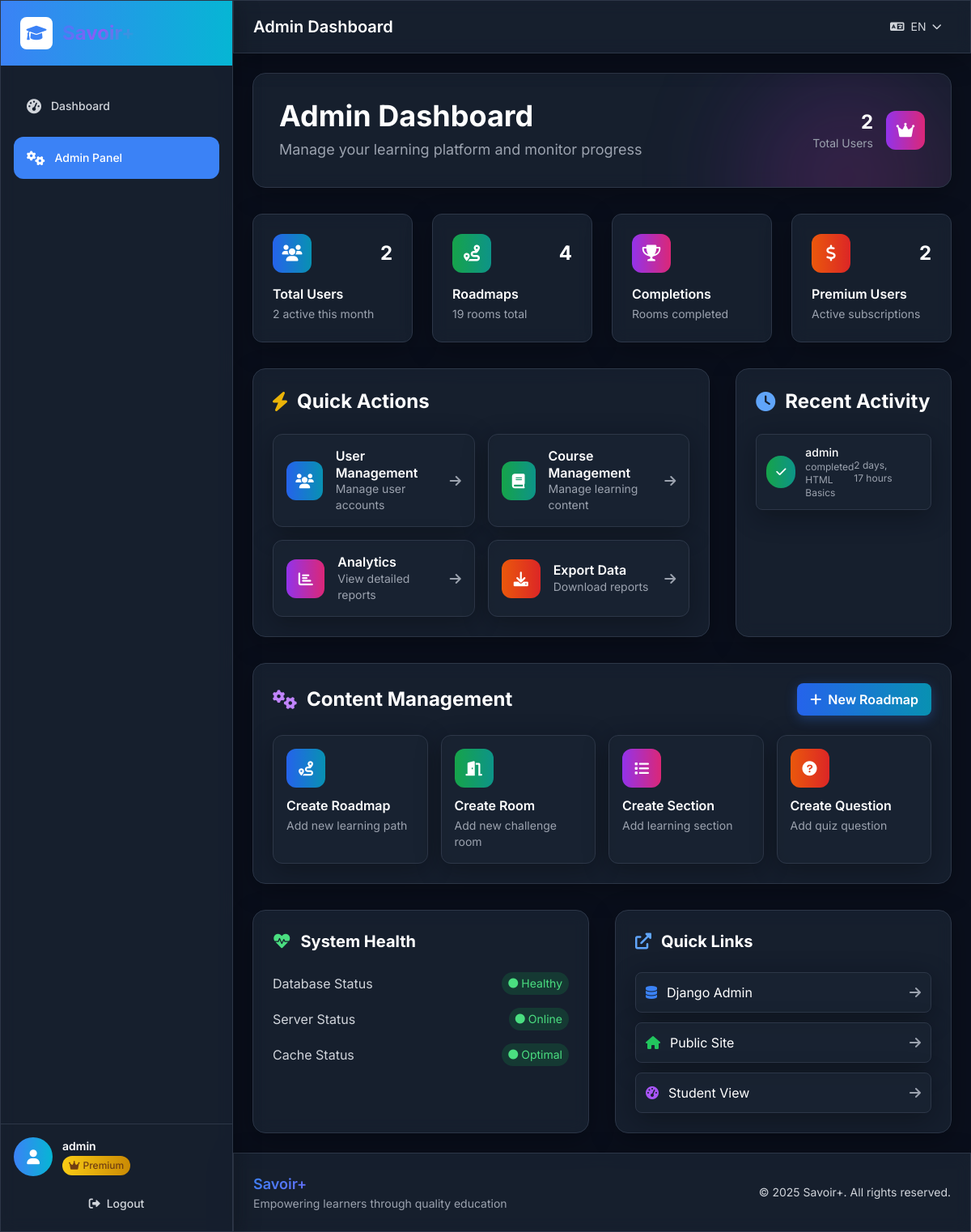
The page /manage/ (signed in) on the database as committed earlier.
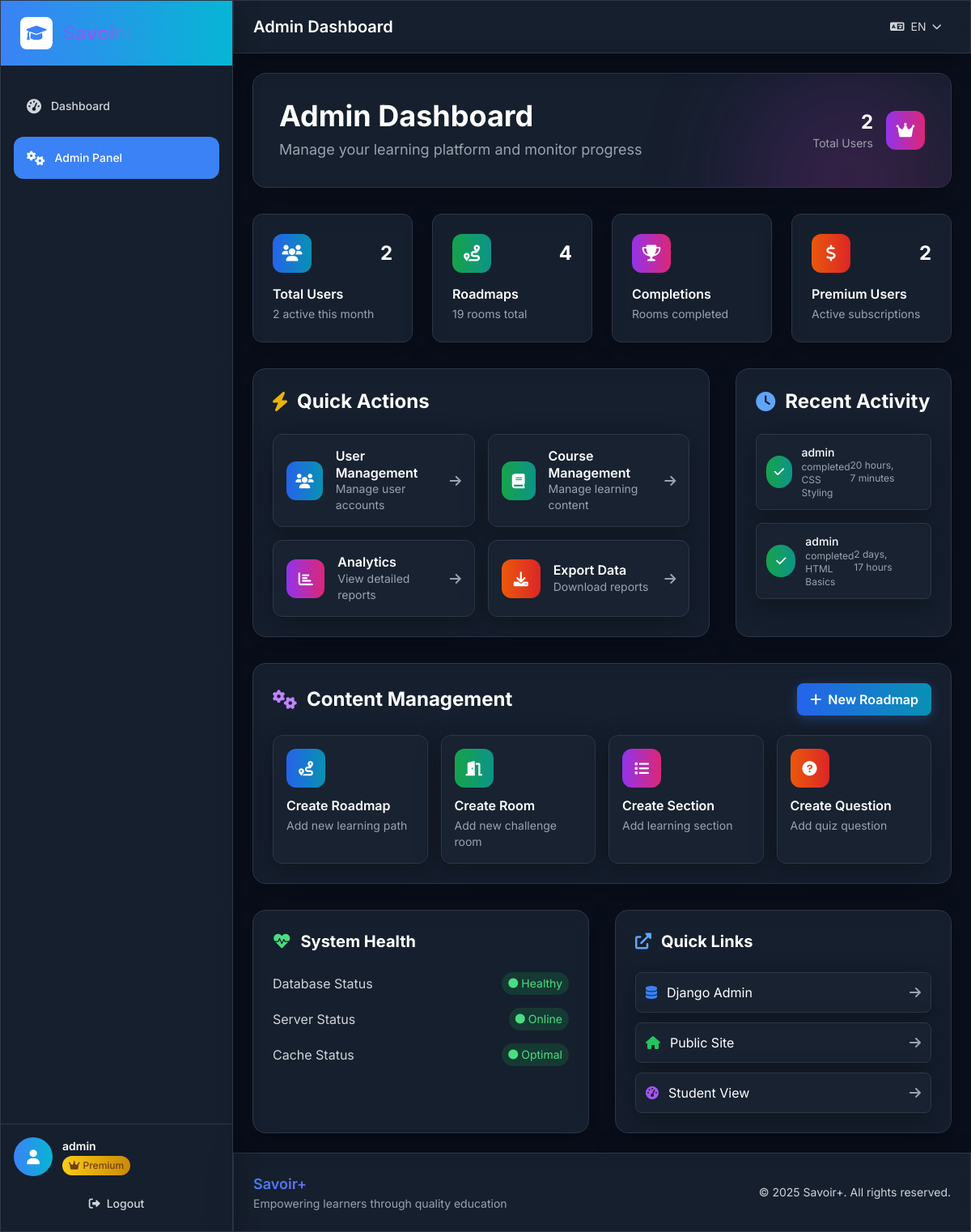
The same page on the database as committed later.
### lms/models.py (models this page shows, shortened)
class RoomCompletion(models.Model):
    user = models.ForeignKey(User, on_delete=models.CASCADE, verbose_name=_('User'))
    room = models.ForeignKey(Room, on_delete=models.CASCADE, verbose_name=_('Room'))
    is_completed = models.BooleanField(default=False, verbose_name=_('Is Completed'))
    completed_at = models.DateTimeField(blank=True, null=True, verbose_name=_('Completed At'))
    final_exam_score = models.FloatField(blank=True, null=True, verbose_name=_('Final Exam Score'))
    certificate = models.ForeignKey('Certificate', on_delete=models.SET_NULL, blank=True, null=True, verbose_name=_('Certificate'))
    class Meta:
        verbose_name = _('Room Completion')
        verbose_name_plural = _('Room Completions')
        unique_together = ['user', 'room']

class User(AbstractUser):
    is_paid_user = models.BooleanField(default=False, verbose_name=_('Is Paid User'))
    trial_start_date = models.DateTimeField(auto_now_add=True, verbose_name=_('Trial Start Date'))
    trial_end_date = models.DateTimeField(blank=True, null=True, verbose_name=_('Trial End Date'))
    def save(self, *args, **kwargs):
        if not self.trial_start_date:
            from django.utils import timezone
            self.trial_start_date = timezone.now()
        if not self.trial_end_date and self.trial_start_date:
            self.trial_end_date = self.trial_start_date + timedelta(days=15)
        super().save(*args, **kwargs)

class Room(models.Model):
    title = models.CharField(max_length=200, verbose_name=_('Title'))
    title_fr = models.CharField(max_length=200, blank=True, verbose_name=_('Title (French)'))
    description = models.TextField(verbose_name=_('Description'))
    description_fr = models.TextField(blank=True, verbose_name=_('Description (French)'))
    roadmap = models.ForeignKey(Roadmap, on_delete=models.CASCADE, related_name='rooms', verbose_name=_('Roadmap'))
    prerequisite_room = models.ForeignKey('self', on_delete=models.SET_NULL, blank=True, null=True, verbose_name=_('Prerequisite Room'))
    order = models.PositiveIntegerField(default=0, verbose_name=_('Order'))
    is_active = models.BooleanField(default=True, verbose_name=_('Is Active'))
    created_at = models.DateTimeField(auto_now_add=True)
    class Meta:
        verbose_name = _('Room')
        verbose_name_plural = _('Rooms')
        ordering = ['roadmap', 'order']

### lms/views.py (the view)
# urls.py: path('manage/', views.admin_dashboard, name='admin_dashboard'),
@user_passes_test(is_staff_or_superuser)
def admin_dashboard(request):
    total_users = User.objects.count()
    active_users = User.objects.filter(is_active=True).count()
    paid_users = User.objects.filter(is_paid_user=True).count()
    trial_users = User.objects.filter(is_paid_user=False).count()
    total_roadmaps = Roadmap.objects.count()
    active_roadmaps = Roadmap.objects.filter(is_active=True).count()
    total_rooms = Room.objects.count()
    total_sections = Section.objects.count()
    recent_users = User.objects.filter(
        date_joined__gte=timezone.now() - timedelta(days=7)
    ).order_by('-date_joined')[:5]
    recent_completions = RoomCompletion.objects.filter(
        completed_at__gte=timezone.now() - timedelta(days=7)
    ).select_related('user', 'room').order_by('-completed_at')[:10]
    context = {
        'total_users': total_users,
        'active_users': active_users,
        'paid_users': paid_users,
        'trial_users': trial_users,
        'total_roadmaps': total_roadmaps,
        'active_roadmaps': active_roadmaps,
        'total_rooms': total_rooms,
        'total_sections': total_sections,
        'recent_users': recent_users,
        'recent_completions': recent_completions,
    }
    return render(request, 'admin/custom_dashboard.html', context)

### lms/views.py (called while the page is built)
def is_staff_or_superuser(user):
    return user.is_staff or user.is_superuser

### templates/admin/custom_dashboard.html (shortened to what the changed rows need)
{% extends 'base.html' %}
{% load i18n %}
{% block page_title %}{% trans "Admin Dashboard" %}{% endblock %}
{% block content %}
<div class="space-y-8">
    <div class="glass rounded-2xl p-8 border border-dark-border relative overflow-hidden">
        <div class="relative z-10">
            <div class="flex flex-col lg:flex-row items-start lg:items-center justify-between">
                <div>
                    <h1 class="text-3xl md:text-4xl font-bold text-white mb-2">
                        {% trans "Admin Dashboard" %}
                    </h1>
                </div>
            </div>
        </div>
    </div>
    <div class="grid grid-cols-1 lg:grid-cols-3 gap-8">
        <div class="lg:col-span-2">
            <div class="glass rounded-2xl p-6 border border-dark-border">
                <h2 class="text-2xl font-bold text-white mb-6 flex items-center">
                    <i class="fas fa-bolt mr-3 text-yellow-500"></i>{% trans "Quick Actions" %}
                </h2>
            </div>
        </div>
        <div class="glass rounded-2xl p-6 border border-dark-border">
            <h2 class="text-2xl font-bold text-white mb-6 flex items-center">
                <i class="fas fa-clock mr-3 text-blue-400"></i>{% trans "Recent Activity" %}
            </h2>
            <div class="space-y-4">
                {% for completion in recent_completions %}
                <div class="flex items-center p-3 glass rounded-lg border border-dark-border">
                    <div class="w-10 h-10 bg-gradient-to-r from-green-600 to-teal-600 rounded-full flex items-center justify-center mr-3">
                        <i class="fas fa-check text-white text-sm"></i>
                    </div>
                    <div class="flex-1">
                        <p class="text-white text-sm font-medium">{{ completion.user.username }}</p>
                        <p class="text-gray-400 text-xs">{% trans "completed" %} {{ completion.room.title }}</p>
                    </div>
                    <span class="text-xs text-gray-400">{{ completion.completed_at|timesince }}</span>
                </div>
                {% empty %}
                <div class="text-center py-8">
                    <i class="fas fa-clock text-gray-500 text-3xl mb-3"></i>
                    <p class="text-gray-400">{% trans "No recent activity" %}</p>
                </div>
                {% endfor %}
            </div>
        </div>
    </div>
    <div class="glass rounded-2xl p-6 border border-dark-border">
        <div class="flex items-center justify-between mb-6">
            <h2 class="text-2xl font-bold text-white flex items-center">
                <i class="fas fa-cogs mr-3 text-purple-400"></i>{% trans "Content Management" %}
            </h2>
        </div>
    </div>
    <div class="grid grid-cols-1 md:grid-cols-2 gap-8">
        <div class="glass rounded-2xl p-6 border border-dark-border">
            <h2 class="text-xl font-bold text-white mb-6 flex items-center">
                <i class="fas fa-heartbeat mr-3 text-green-400"></i>{% trans "System Health" %}
            </h2>
        </div>
        <div class="glass rounded-2xl p-6 border border-dark-border">
            <h2 class="text-xl font-bold text-white mb-6 flex items-center">
                <i class="fas fa-external-link-alt mr-3 text-blue-400"></i>{% trans "Quick Links" %}
            </h2>
        </div>
    </div>
</div>
{% endblock %}

Rows that differ between the two databases and show on the page:
now on this page (row edited): RoomCompletion: user.username "admin", room "CSS Styling", completed_at "20 hours, 7 minutes"
